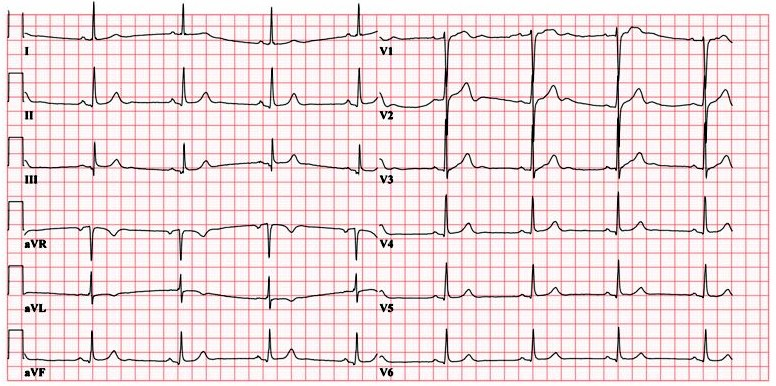
#> input picture test_oxford_ekg.jpg, 776 x 386 px
$ python -i improved_image_processing.py   (imports and definitions only)
#> lines starting #> are read from the running program, lines starting #| are printed output that depends on the picture; after the words box and inside, x2 and y2 are one past the last pixel; in counts of white or black regions, pixels touching at a corner belong together
"""
Poboljšana obrada EKG slika za bolju detekciju R-pikova
Specijalno optimizovano za SVT i tahikardije
"""
try:
    import cv2
    CV2_AVAILABLE = True
except ImportError:
    CV2_AVAILABLE = False

import numpy as np
from scipy import signal
import io
import base64

# [37 lines left out: function process_ekg_image_improved, not called in this run]

def extract_ekg_signal_advanced(img):
    """
    Napredna ekstrakcija EKG signala sa Multi-Lead detekcijom
    """
    height, width = img.shape[:2]
    gray = cv2.cvtColor(img, cv2.COLOR_BGR2GRAY)

    # 1. PREDOBRADA SLIKE
    # Gaussian blur da uklonimo šum
    blurred = cv2.GaussianBlur(gray, (3, 3), 0)

    # Adaptivni threshold sa većom prethodnicom
    binary = cv2.adaptiveThreshold(
        blurred, 255, cv2.ADAPTIVE_THRESH_GAUSSIAN_C,
        cv2.THRESH_BINARY_INV, 15, 4
    )

    # 2. UKLANJANJE GRID-a
    # Detekcija horizontalnih linija (grid)
    horizontal_kernel = cv2.getStructuringElement(cv2.MORPH_RECT, (width//30, 1))
    horizontal_lines = cv2.morphologyEx(binary, cv2.MORPH_OPEN, horizontal_kernel)

    # Detekcija vertikalnih linija (grid)
    vertical_kernel = cv2.getStructuringElement(cv2.MORPH_RECT, (1, height//30))
    vertical_lines = cv2.morphologyEx(binary, cv2.MORPH_OPEN, vertical_kernel)

    # Uklanjanje grid-a
    signal_only = binary.copy()
    signal_only = cv2.subtract(signal_only, horizontal_lines)
    signal_only = cv2.subtract(signal_only, vertical_lines)

    # 3. MORFOLOŠKE OPERACIJE ZA ČIŠĆENJE
    # Uklanjanje malih objekata
    kernel = np.ones((2,2), np.uint8)
    cleaned = cv2.morphologyEx(signal_only, cv2.MORPH_CLOSE, kernel)
    cleaned = cv2.morphologyEx(cleaned, cv2.MORPH_OPEN, kernel)

    # 4. DETEKCIJA EKG LEAD-OVA
    leads = detect_ekg_leads(cleaned, height, width)

    if not leads:
        # Fallback - koristi celu sliku kao jedan lead
        leads = [{"y_start": 0, "y_end": height, "center_y": height//2}]

    # 5. EKSTRAKCIJA SIGNALA IZ GLAVNOG LEAD-a
    main_lead = leads[0]  # Uzmi prvi (najjasniji) lead
    lead_signal = extract_signal_from_lead(cleaned, main_lead, width)

    # 6. POST-PROCESSING
    # Normalizacija
    lead_signal = np.array(lead_signal)
    lead_signal = (lead_signal - np.mean(lead_signal)) / (np.std(lead_signal) + 1e-8)

    # Uklanjanje baseline wander
    lead_signal = remove_baseline_wander(lead_signal)

    # Filtriranje
    lead_signal = filter_ekg_signal(lead_signal)

    # 7. PROCENA SRČANE FREKVENCIJE
    estimated_hr = estimate_heart_rate_from_image(lead_signal, target_duration=10.0)

    # 8. RESAMPLE NA STANDARDNU FREKVENCIJU
    target_fs = 250
    target_length = int(target_fs * 10)  # 10 sekundi

    if len(lead_signal) != target_length:
        x_old = np.linspace(0, 1, len(lead_signal))
        x_new = np.linspace(0, 1, target_length)
        lead_signal = np.interp(x_new, x_old, lead_signal)

    return {
        "signal": lead_signal.tolist(),
        "processing_steps": [
            "1. Gaussian blur",
            "2. Adaptivni threshold",
            "3. Grid removal (horizontal/vertical)",
            "4. Morfološko čišćenje",
            "5. Multi-lead detekcija",
            "6. Signal ekstrakcija",
            "7. Baseline removal",
            "8. Filtriranje",
            "9. Resample na 250 Hz"
        ],
        "detected_leads": len(leads),
        "estimated_heart_rate": estimated_hr
    }

def detect_ekg_leads(binary_img, height, width):
    """
    Detektuje različite EKG lead-ove na slici
    """
    leads = []

    # Podeli sliku na horizontalne trake da pronađeš lead-ove
    num_sections = 6  # Maksimalno 6 lead-ova
    section_height = height // num_sections

    for i in range(num_sections):
        y_start = i * section_height
        y_end = min((i + 1) * section_height, height)
        section = binary_img[y_start:y_end, :]

        # Proveri da li sekcija ima dovoljno signala
        signal_density = np.sum(section > 0) / (section.shape[0] * section.shape[1])

        if signal_density > 0.01:  # Ako ima barem 1% belih piksela
            # Pronađi centar signala u ovoj sekciji
            y_coords, x_coords = np.where(section > 0)
            if len(y_coords) > 0:
                center_y_relative = np.mean(y_coords)
                center_y_absolute = y_start + center_y_relative

                leads.append({
                    "y_start": y_start,
                    "y_end": y_end,
                    "center_y": center_y_absolute,
                    "signal_density": signal_density
                })

    # Sortiraj lead-ove po signal density (najjasniji prvo)
    leads.sort(key=lambda x: x["signal_density"], reverse=True)

    return leads

def extract_signal_from_lead(binary_img, lead_info, width):
    """
    POBOLJŠANO: Ekstraktuje signal iz određenog lead-a sa boljom obradom
    """
    y_start = int(lead_info["y_start"])
    y_end = int(lead_info["y_end"])
    lead_section = binary_img[y_start:y_end, :]

    signal = []

    for x in range(width):
        column = lead_section[:, x]
        white_pixels = np.where(column > 0)[0]

        if len(white_pixels) > 0:
            # POBOLJŠANO: Weighted center of mass umesto simple average
            groups = []
            current_group = [white_pixels[0]]

            for i in range(1, len(white_pixels)):
                if white_pixels[i] - white_pixels[i-1] <= 3:  # Gap threshold
                    current_group.append(white_pixels[i])
                else:
                    groups.append(current_group)
                    current_group = [white_pixels[i]]
            groups.append(current_group)

            if groups and len(groups) > 0:
                # Weighted average po veličini grupe
                positions = []
                weights = []
                for group in groups:
                    center_y = np.mean(group)
                    weight = len(group)  # Veća grupa = veći weight
                    positions.append(center_y)
                    weights.append(weight)

                weighted_avg = np.average(positions, weights=weights)
                amplitude = (lead_section.shape[0] - weighted_avg) / lead_section.shape[0]
                signal.append(amplitude)
            else:
                # Fallback na osnovni average
                avg_y = np.mean(white_pixels)
                amplitude = (lead_section.shape[0] - avg_y) / lead_section.shape[0]
                signal.append(amplitude)
        else:
            # POBOLJŠANA interpolacija za prazne kolone
            if len(signal) >= 2:
                # Linearna ekstrapolacija
                signal.append(2 * signal[-1] - signal[-2])
            elif signal:
                signal.append(signal[-1])
            else:
                # Traži signal u okolini
                nearest_value = find_nearest_signal_in_lead(lead_section, x)
                signal.append(nearest_value)

    return signal

def find_nearest_signal_in_lead(lead_section, x):
    """
    NOVO: Pronalazi najbliži signal u lead sekciji
    """
    height, width = lead_section.shape

    # Traži u okolini ±5 piksela
    for offset in range(1, 6):
        # Levo
        if x - offset >= 0:
            left_column = lead_section[:, x - offset]
            left_pixels = np.where(left_column > 0)[0]
            if len(left_pixels) > 0:
                avg_y = np.mean(left_pixels)
                return (height - avg_y) / height

        # Desno
        if x + offset < width:
            right_column = lead_section[:, x + offset]
            right_pixels = np.where(right_column > 0)[0]
            if len(right_pixels) > 0:
                avg_y = np.mean(right_pixels)
                return (height - avg_y) / height

    # Ako nema ništa u okolini, vrati centru
    return 0.5

def remove_baseline_wander(signal):
    """
    Uklanja baseline wander iz EKG signala
    """
    if len(signal) < 10:
        return signal

    # Moving average za baseline
    window_size = max(10, len(signal) // 20)
    baseline = np.convolve(signal, np.ones(window_size)/window_size, mode='same')

    # Uklanjanje baseline-a
    corrected = signal - baseline

    return corrected

def filter_ekg_signal(signal):
    """
    Filtrira EKG signal (bandpass 0.5-40 Hz)
    """
    if len(signal) < 10:
        return signal

    try:
        # Simulate sampling rate 250 Hz for filtering
        fs = 250
        nyquist = fs / 2

        # Bandpass filter 0.5-40 Hz
        low = 0.5 / nyquist
        high = 40 / nyquist

        # Ensure frequency values are in valid range
        low = max(0.001, min(low, 0.99))
        high = max(low + 0.001, min(high, 0.99))

        b, a = signal.butter(4, [low, high], btype='band')
        filtered = signal.filtfilt(b, a, signal)

        return filtered

    except Exception as e:
        print(f"Filter error: {e}")
        return signal

def estimate_heart_rate_from_image(signal, target_duration=10.0):
    """
    Procenjuje srčanu frekvenciju iz signala ekstraktovanog iz slike
    """
    if len(signal) < 50:
        return {"bpm": 60, "confidence": "low", "reason": "Signal prekratak"}

    try:
        # Normalizuj signal
        signal = np.array(signal)
        signal = (signal - np.mean(signal)) / (np.std(signal) + 1e-8)

        # Pronađi pikove (R-wave kandidati)
        # Visok threshold za jasne pikove
        height_threshold = np.std(signal) * 1.5

        peaks, properties = signal.find_peaks(
            signal,
            height=height_threshold,
            distance=len(signal) // 50,  # Minimum razmak između pikova
            prominence=0.3
        )

        if len(peaks) < 2:
            # Probaj sa nižim threshold-om
            height_threshold = np.std(signal) * 0.8
            peaks, properties = signal.find_peaks(
                signal,
                height=height_threshold,
                distance=len(signal) // 80,
                prominence=0.1
            )

        if len(peaks) < 2:
            return {"bpm": 60, "confidence": "low", "reason": f"Malo pikova detektovano: {len(peaks)}"}

        # Računanje frekvencije
        num_beats = len(peaks)
        duration_seconds = target_duration
        bpm = (num_beats / duration_seconds) * 60

        # Confidence based na broj pikova
        if num_beats >= 8:
            confidence = "high"
        elif num_beats >= 4:
            confidence = "medium"
        else:
            confidence = "low"

        return {
            "bpm": round(bpm, 1),
            "confidence": confidence,
            "detected_peaks": num_beats,
            "duration": duration_seconds,
            "reason": f"{num_beats} R-pikova u {duration_seconds}s"
        }

    except Exception as e:
        return {"bpm": 60, "confidence": "low", "reason": f"Greška: {str(e)}"}

# [71 lines left out: functions analyze_ekg_rhythm_from_image, get_clinical_interpretation, preprocess_for_analysis, not called in this run]

>>> import cv2
>>> picture = cv2.imread('../../test_oxford_ekg.jpg')
#> picture is the input picture: shape (386, 776, 3); mean B, G, R 224.7, 222.5, 237.9
>>> result = extract_ekg_signal_advanced(picture)
#> in extract_ekg_signal_advanced, `blurred = cv2.GaussianBlur(gray, (3, 3), 0)`:
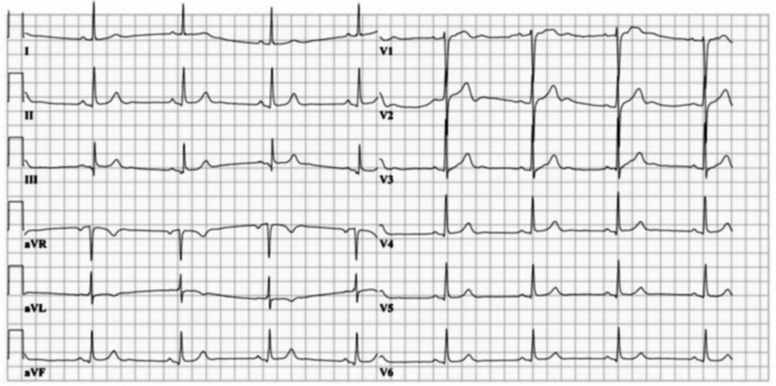
#> blurred: shape (386, 776); min 1, max 255, mean 227.4
#> in extract_ekg_signal_advanced, `binary = cv2.adaptiveThreshold( blurred, 255, cv2.ADAPTIVE_THRESH_GAUS..`:
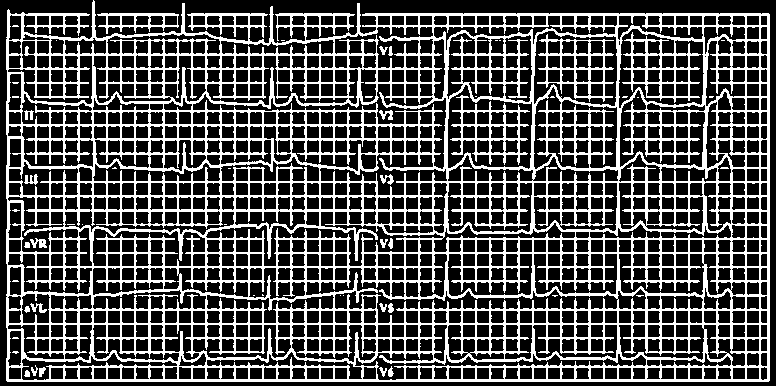
#> binary: shape (386, 776); 30.6% white in thin lines or dots
#> in extract_ekg_signal_advanced, `horizontal_lines = cv2.morphologyEx(binary, cv2.MORPH_OPEN, horizontal..`:
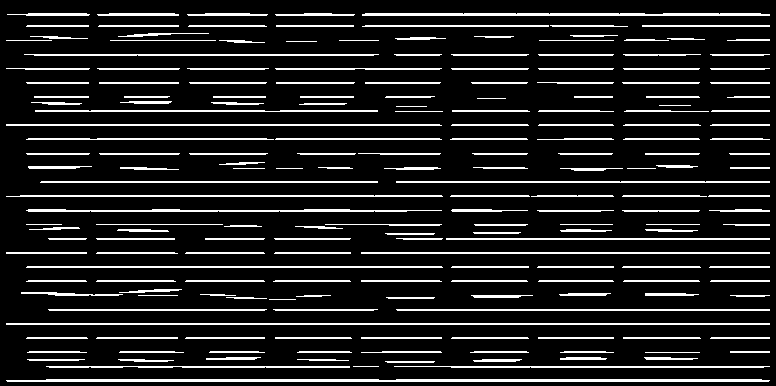
#> horizontal_lines: shape (386, 776); 12.7% white in thin lines or dots
#> in extract_ekg_signal_advanced, `vertical_lines = cv2.morphologyEx(binary, cv2.MORPH_OPEN, vertical_ker..`:
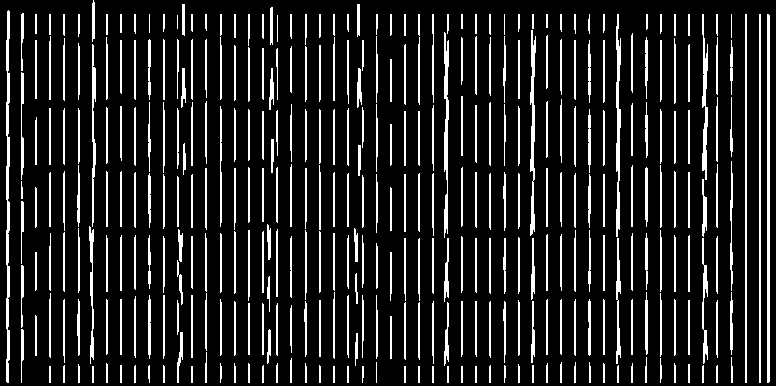
#> vertical_lines: shape (386, 776); 13.4% white in thin lines or dots
#> in extract_ekg_signal_advanced, `signal_only = cv2.subtract(signal_only, horizontal_lines)`: signal_only: shape (386, 776); 18% white in thin lines or dots
#> in extract_ekg_signal_advanced, `signal_only = cv2.subtract(signal_only, vertical_lines)`: signal_only: shape (386, 776); 6.5% white in thin lines or dots
#> in extract_ekg_signal_advanced, `cleaned = cv2.morphologyEx(signal_only, cv2.MORPH_CLOSE, kernel)`: cleaned: shape (386, 776); 7% white in thin lines or dots
#> in extract_ekg_signal_advanced, `cleaned = cv2.morphologyEx(cleaned, cv2.MORPH_OPEN, kernel)`:
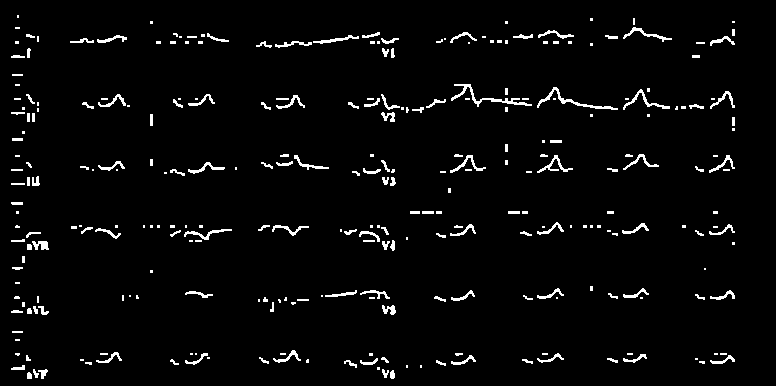
#> cleaned: shape (386, 776); 3.3% white in thin lines or dots, all inside (x1, y1, x2, y2) = (11, 15, 735, 379)
#> the loop in detect_ekg_leads, `for i in range(num_sections):` made 6 passes
#> (signal_density, center_y_relative, center_y_absolute) on passes 1 to 6: (0.034, 39.33, 39.33), (0.0434, 38.44, 102.4), (0.0353, 37.29, 165.3), (0.0364, 38.09, 230.1), (0.0243, 40.73, 296.7), (0.0268, 40.76, 360.8)
#> pass 1, in detect_ekg_leads, `section = binary_img[y_start:y_end, :]`:
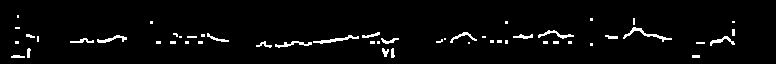
#> section: shape (64, 776); 3.4% white in thin lines or dots, all inside (x1, y1, x2, y2) = (11, 15, 735, 58)
#> pass 3, in detect_ekg_leads, `section = binary_img[y_start:y_end, :]`:
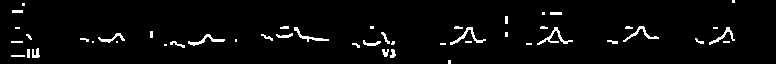
#> section: shape (64, 776); 3.5% white in thin lines or dots
#> after the loop in detect_ekg_leads, `for i in range(num_sections):`: leads = 6 items
#> in extract_ekg_signal_advanced, `main_lead = leads[0]`: main_lead = {'y_start': 64, 'y_end': 128, 'center_y': 102.4, 'signal_density': 0.0434}
#> in extract_signal_from_lead, `y_start = int(lead_info["y_start"])`: y_start = 64
#> in extract_signal_from_lead, `y_end = int(lead_info["y_end"])`: y_end = 128
#> the loop in extract_signal_from_lead, `for x in range(width):` made 776 passes
#> white_pixels on passes 12 to 23: [48, 49], [10, 11, 48, 49], [10, 11, 48, 49], [10, 11, 34, 35, 48, 49], [10, 11, 20, 21, 34, 35, 48, 49], [10, 11, 20, 21, 34, 35, 48, 49, 50], [10, 11, 20, 21, 34, 35, 48, 49, 50], [10, 11, 20, 21, 34, 35, 48, 49], [10, 11, 20, 21, 34, 35, 48, 49], [10, 11, 34, 35, 48, 49], [10, 11, 48, 49], [10, 11, 43, 44, 45, 48, 49]
#> after the loop in extract_signal_from_lead, `for x in range(width):`: signal = 776 values, max 0.633 at index 470, min 0.133 at index 150, mean 0.368
#> in extract_ekg_signal_advanced, `lead_signal = extract_signal_from_lead(cleaned, main_lead, width)`: lead_signal has the same summary as signal in extract_signal_from_lead
#> in extract_ekg_signal_advanced, `lead_signal = (lead_signal - np.mean(lead_signal)) / (np.std(lead_sign..`: lead_signal = 776 values, max 2.75 at index 470, min -2.45 at index 150, mean -1.51e-16
#> in remove_baseline_wander, `window_size = max(10, len(signal) // 20)`: window_size = 38
#> in remove_baseline_wander, `baseline = np.convolve(signal, np.ones(window_size)/window_size, mode=..`: baseline = 776 values, max 1.53 at index 467, min -2.08 at index 752, mean 0.00588
#> in remove_baseline_wander, `corrected = signal - baseline`: corrected = 776 values, max 2.26 at index 727, min -2.04 at index 11, mean -0.00588
#> in extract_ekg_signal_advanced, `lead_signal = remove_baseline_wander(lead_signal)`: lead_signal has the same summary as corrected in remove_baseline_wander
#> in estimate_heart_rate_from_image, `signal = np.array(signal)`: signal has the same summary as corrected in remove_baseline_wander
#> in estimate_heart_rate_from_image, `signal = (signal - np.mean(signal)) / (np.std(signal) + 1e-8)`: signal = 776 values, max 3.93 at index 727, min -3.53 at index 11, mean 2.29e-17
#> in estimate_heart_rate_from_image, `height_threshold = np.std(signal) * 1.5`: height_threshold = 1.5
#> in extract_ekg_signal_advanced, `estimated_hr = estimate_heart_rate_from_image(lead_signal, target_dura..`: estimated_hr = 3 items
#> in extract_ekg_signal_advanced, `x_old = np.linspace(0, 1, len(lead_signal))`: x_old = 776 values from 0 to 1
#> in extract_ekg_signal_advanced, `lead_signal = np.interp(x_new, x_old, lead_signal)`: lead_signal = 2500 values, max 2.26 at index 2344, min -1.65 at index 35, mean -0.00569
#> result = 4 items

$ run again, on test_thoracic_ekg.jpg
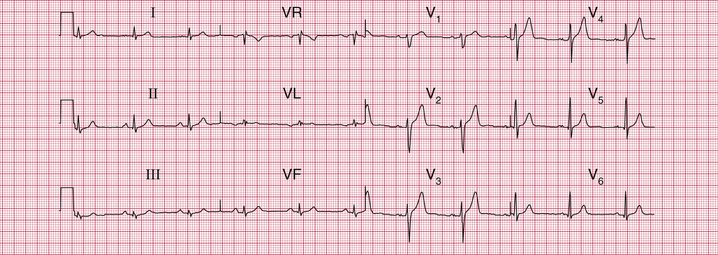
#> input picture test_thoracic_ekg.jpg, 718 x 255 px
#> picture is the input picture: shape (255, 718, 3); mean B, G, R 205.1, 197.8, 232.2
#> in extract_ekg_signal_advanced, `binary = cv2.adaptiveThreshold( blurred, 255, cv2.ADAPTIVE_THRESH_GAUS..`:
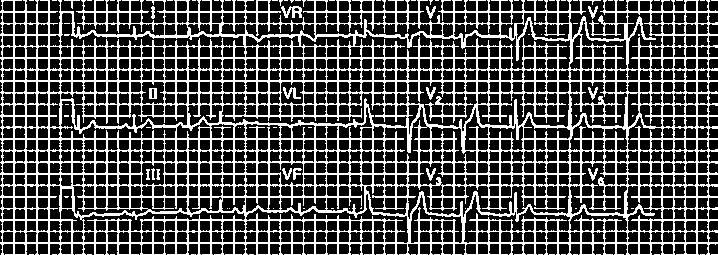
#> binary: shape (255, 718); 30% white in thin lines or dots
#> horizontal_lines: shape (255, 718); 11.1% white in thin lines or dots
#> vertical_lines: shape (255, 718); 13.8% white in thin lines or dots
#> the loop in detect_ekg_leads, `for i in range(num_sections):` made 6 passes
#> (signal_density, center_y_relative, center_y_absolute) on passes 1 to 6: (0.0992, 12.28, 12.28), (0.026, 20.48, 62.48), (0.0393, 22.76, 106.8), (0.04, 16.71, 142.7), (0.03, 19.28, 187.3), (0.0403, 8.36, 218.4)
#> pass 3, in detect_ekg_leads, `section = binary_img[y_start:y_end, :]`:
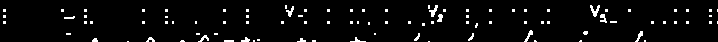
#> section: shape (42, 718); 3.9% white in thin lines or dots, all inside (x1, y1, x2, y2) = (3, 5, 718, 42)
#> after the loop in detect_ekg_leads, `for i in range(num_sections):`: leads = 6 items
#> main_lead = {'y_start': 0, 'y_end': 42, 'center_y': 12.28, 'signal_density': 0.0992}
#> in extract_signal_from_lead, `y_start = int(lead_info["y_start"])`: y_start = 0
#> in extract_signal_from_lead, `y_end = int(lead_info["y_end"])`: y_end = 42
#> the loop in extract_signal_from_lead, `for x in range(width):` made 718 passes
#> white_pixels on passes 4 to 11: [0, 1, 2, 3, 24, 25, 26], [0, 1, 2, 3, 24, 25, 26], [0, 1, 2, 3, 24, 25, 26], [0, 1, 2], [0, 1, 2], [0, 1, 2], [0, 1, 2], [0, 1, 2]
#> after the loop in extract_signal_from_lead, `for x in range(width):`: signal = 718 values, max 1.63 at index 583, min -0.529 at index 317, mean 0.755
#> in extract_ekg_signal_advanced, `lead_signal = extract_signal_from_lead(cleaned, main_lead, width)`: lead_signal has the same summary as signal in extract_signal_from_lead
#> in extract_ekg_signal_advanced, `lead_signal = (lead_signal - np.mean(lead_signal)) / (np.std(lead_sign..`: lead_signal = 718 values, max 3.17 at index 583, min -4.63 at index 317, mean -2.77e-16
#> window_size = 35
#> baseline = 718 values, max 0.798 at index 23, min -1.24 at index 363, mean -0.00479
#> corrected = 718 values, max 2.9 at index 583, min -4.51 at index 317, mean 0.00479
#> in extract_ekg_signal_advanced, `lead_signal = remove_baseline_wander(lead_signal)`: lead_signal has the same summary as corrected in remove_baseline_wander
#> in estimate_heart_rate_from_image, `signal = np.array(signal)`: signal has the same summary as corrected in remove_baseline_wander
#> in estimate_heart_rate_from_image, `signal = (signal - np.mean(signal)) / (np.std(signal) + 1e-8)`: signal = 718 values, max 3.65 at index 583, min -5.69 at index 317, mean -2.47e-18
#> height_threshold = 1.5
#> estimated_hr = 3 items
#> x_old = 718 values from 0 to 1
#> in extract_ekg_signal_advanced, `lead_signal = np.interp(x_new, x_old, lead_signal)`: lead_signal = 2500 values, max 2.86 at index 2032, min -4.29 at index 1105, mean 0.00507
#> result = 4 items
